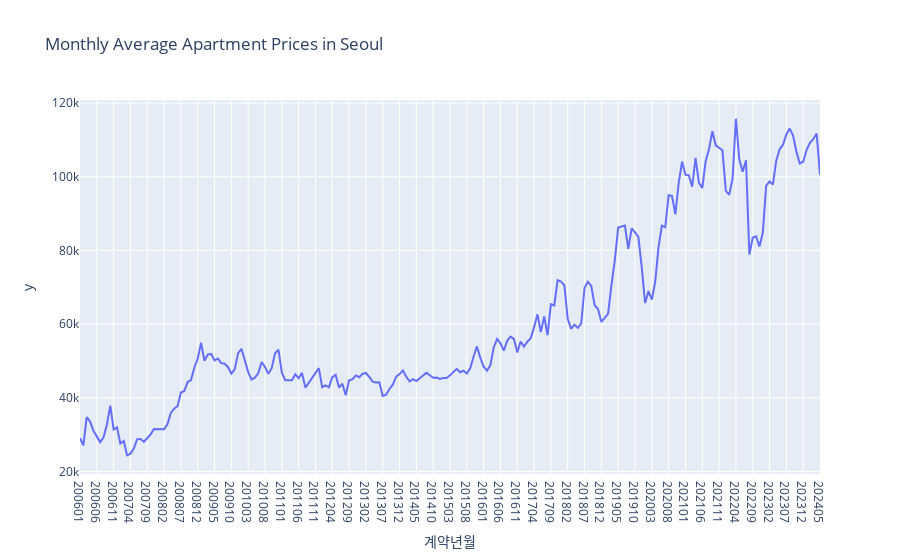

The cell this chart's notebook holds for it:
### Code cell
monthly_prices = df.groupby('계약년월')['거래금액(만원)'].mean()
monthly_prices.index = monthly_prices.index.astype(str)
fig = px.line(
    monthly_prices,
    x=monthly_prices.index,
    y=monthly_prices.values,
    title="Monthly Average Apartment Prices in Seoul"
)
fig.show()

### Figure 1 — Plotly figure (JSON) as saved in the notebook; plotly's stock layout.template omitted (floating-point values rounded to 4 significant figures; data arrays with more than 128 entries replaced by an {"elided": "..."} marker saying what was removed)
{"data": [{"hovertemplate": "계약년월=%{x}<br>y=%{y}<extra></extra>", "legendgroup": "", "line": {"color": "#636efa", "dash": "solid"}, "marker": {"symbol": "circle"}, "mode": "lines", "name": "", "orientation": "v", "showlegend": false, "type": "scatter", "x": {"elided": "221 str values"}, "xaxis": "x", "y": {"elided": "221 float values"}, "yaxis": "y"}], "layout": {"legend": {"tracegroupgap": 0}, "title": {"text": "Monthly Average Apartment Prices in Seoul"}, "xaxis": {"anchor": "y", "domain": [0, 1], "title": {"text": "계약년월"}}, "yaxis": {"anchor": "x", "domain": [0, 1], "title": {"text": "y"}}}}
